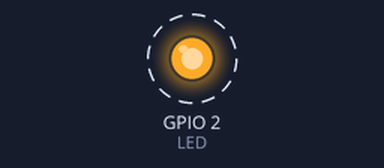
Simulated run of this sketch. Board: ESP32. On the bench: output pins drawn as LEDs (lit = HIGH). Dashed ring = blinking. What the sketch prints to the serial monitor is not drawn.

Above: at 0.7 s.
Timing chart, 0 to 3.5 s (numbered marks = the images above):
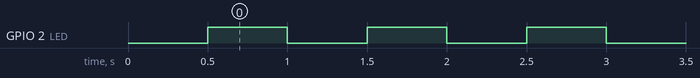

Measured:
- by itself, GPIO 2 (LED): alternates HIGH for 0.50 s and LOW for 0.50 s

The sketch:

blink_test.ino
```cpp
// MedSafe ESP32 - baglanti testi
// Onboard LED (GPIO 2) yanip soner + Serial'a sayi basar.
// Amac: board, kablo, surucu, IDE zinciri calisiyor mu?

const int LED = 2;  // ESP32 Dev Module onboard mavi LED

void setup() {
  Serial.begin(115200);
  pinMode(LED, OUTPUT);
  delay(500);
  Serial.println();
  Serial.println("MedSafe blink test basladi");
}

void loop() {
  static unsigned long n = 0;
  digitalWrite(LED, HIGH);
  Serial.print("tick "); Serial.println(n++);
  delay(500);
  digitalWrite(LED, LOW);
  delay(500);
}
```
